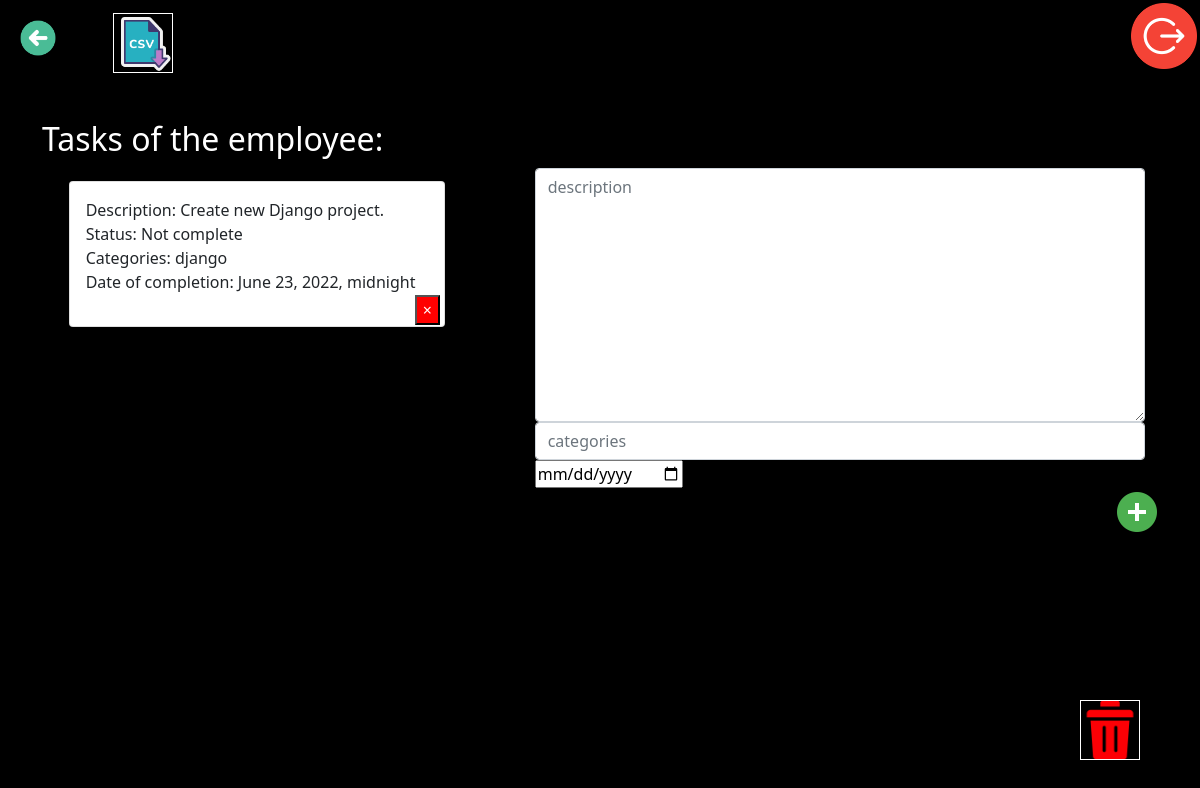
The app's page /tasks/15/1, older data.
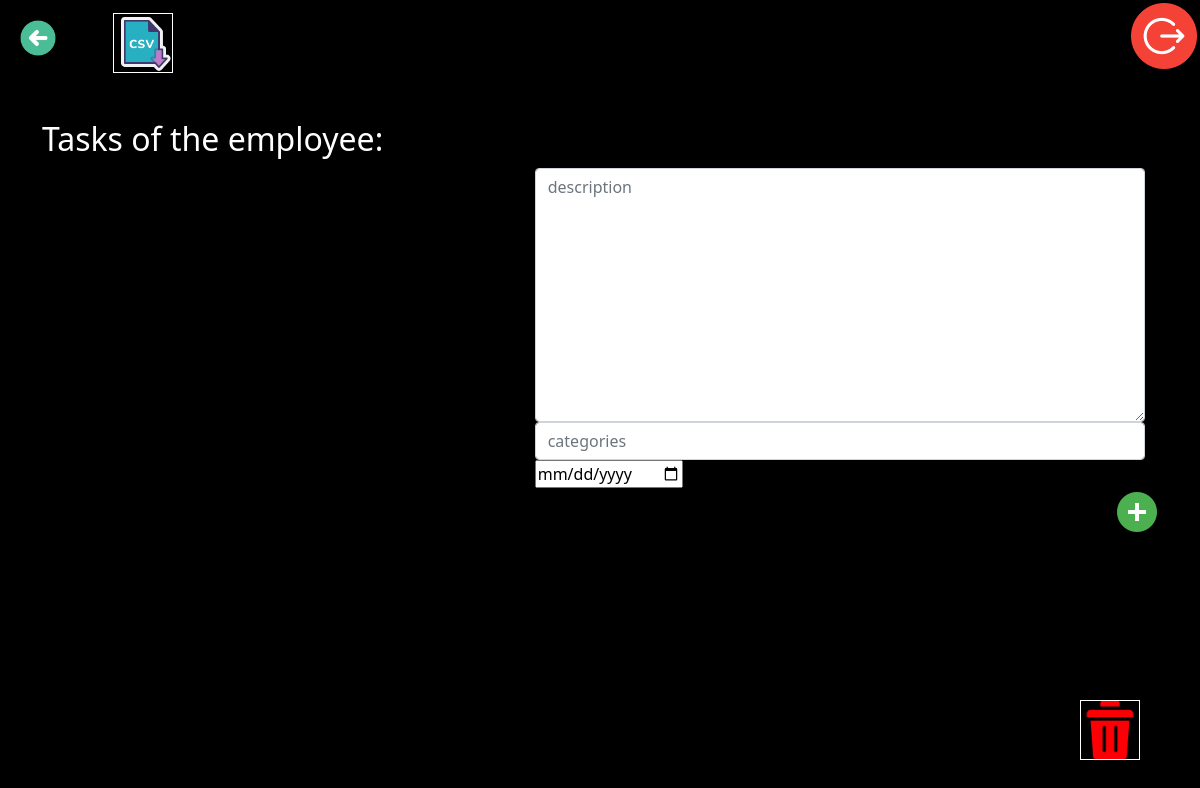
The same page, newer data.
### listWorkers/models.py (models this page shows, shortened)
class Employees_Task_List(Model):
    id_creator = IntegerField("id_creator", max_length=1000, null=False)
    id_worker = IntegerField("id_worker", max_length=1000, null=False)
    id_team = IntegerField("id_team", max_length=1000, null=False)
    description = CharField("description", max_length=1000, null=False)
    status = CharField("status", max_length=100, auto_created="Not complete")
    categories = CharField("categories", max_length=1000, null=False)
    date_of_completion = DateTimeField()
    class Meta:
        ordering = ["id"]
        verbose_name = "Employees_Task_List"
        verbose_name_plural = "Employees_Task_List"

### listWorkers/views/views_workers_tasks.py (the view, shortened to what this page needs)
# urls.py: path("<int:id_team>/<int:id_worker>", TaskList.as_view(), name="task_list_url"),
class TaskList(View):
    def get(self, request, id_team, id_worker):
        form = NewTaskForm()
        tasks = Employees_Task_List.objects.filter(id_worker=id_worker)
        return render(
            request,
            "listWorkers/detail_worker_create_task.html",
            {"form": form, "tasks": tasks, "id_worker": id_worker, "id_team": id_team},
        )

### listWorkers/forms.py
class NewTaskForm(ModelForm):
    class Meta:
        model = models.Employees_Task_List
        fields = ["description", "categories", "date_of_completion"]
        widgets = {
            "description": Textarea(
                attrs={"class": "form-control", "placeholder": "description"}
            ),
            "categories": TextInput(
                attrs={"class": "form-control", "placeholder": "categories"}
            ),
            "date_of_completion": DateInput(),
        }

### listWorkers/templates/listWorkers/detail_worker_create_task.html (shortened to what this page needs)
{% extends 'listWorkers/base.html' %}
{% load static %}
{% block css_aditional %}
<link rel="stylesheet" href="{% static 'listWorkers/css/detail_worker_create_task.css'%}">
{% endblock %}
{% block content %}
<a href="{% url 'logout' %}"><img align="right" src="/static/listWorkers/img/logout.png" id="logout">  </a>
<a href="{% url 'list_workers' id_team %}"> <img id="back" src="/static/listWorkers/img/back2.png"> </a>
<a href="{% url 'export_tasks' user.id %}"> <img id="export" src="/static/listWorkers/img/export_csv2.png"> </a>
<a href="{% url 'delete_worker'  id_worker id_team %}" > <img id="delete_employee" src="/static/listWorkers/img/delete3.png"></a>
<h2 id="taskWorker" align="left">Tasks of the employee: </h2>
    <div class="col-8 mt-5" id="create_task">
        <form class="form-inline justify-content-centr" id="createNewTaskForm" method="post" data-url="{% url 'task_list_url' id_team id_worker%}">
            {% for field in form %}
                <div class="mx-3">
                    {{ field }}
                </div>
            {% endfor %}
            <input id="createButton" align="right"  type="image" src="/static/listWorkers/img/add.png">
        </form>
    </div>
    <div class="col-5 mt-5" id="taskList">
        {% for task in tasks %}
            <div class="card mb-1" id="taskCard" data-id="{{ task.id}}" style="{% if task.completed %} text-decoration: line-through {% endif %}">
                <div class="card-body">
                    <p>Description: {{ task.description }}<br>Status: {{task.status}}<br>Categories: {{ task.categories }}<br>Date of completion: {{ task.date_of_completion }}<br></p>
                    <button id="delete" type="button" class="close float-right" data-id="{{ task.id }}">
                        <span aria-hidden="true">&times;</span>
                    </button>
                </div>
            </div>
        {% endfor %}
    </div>
{% endblock %}

Row changes from the older to the newer data that the page shows:
removed Employees_Task_List: description "Create new Django project.", status "Not complete", categories "django", date_of_completion "June 23, 2022, midnight"
